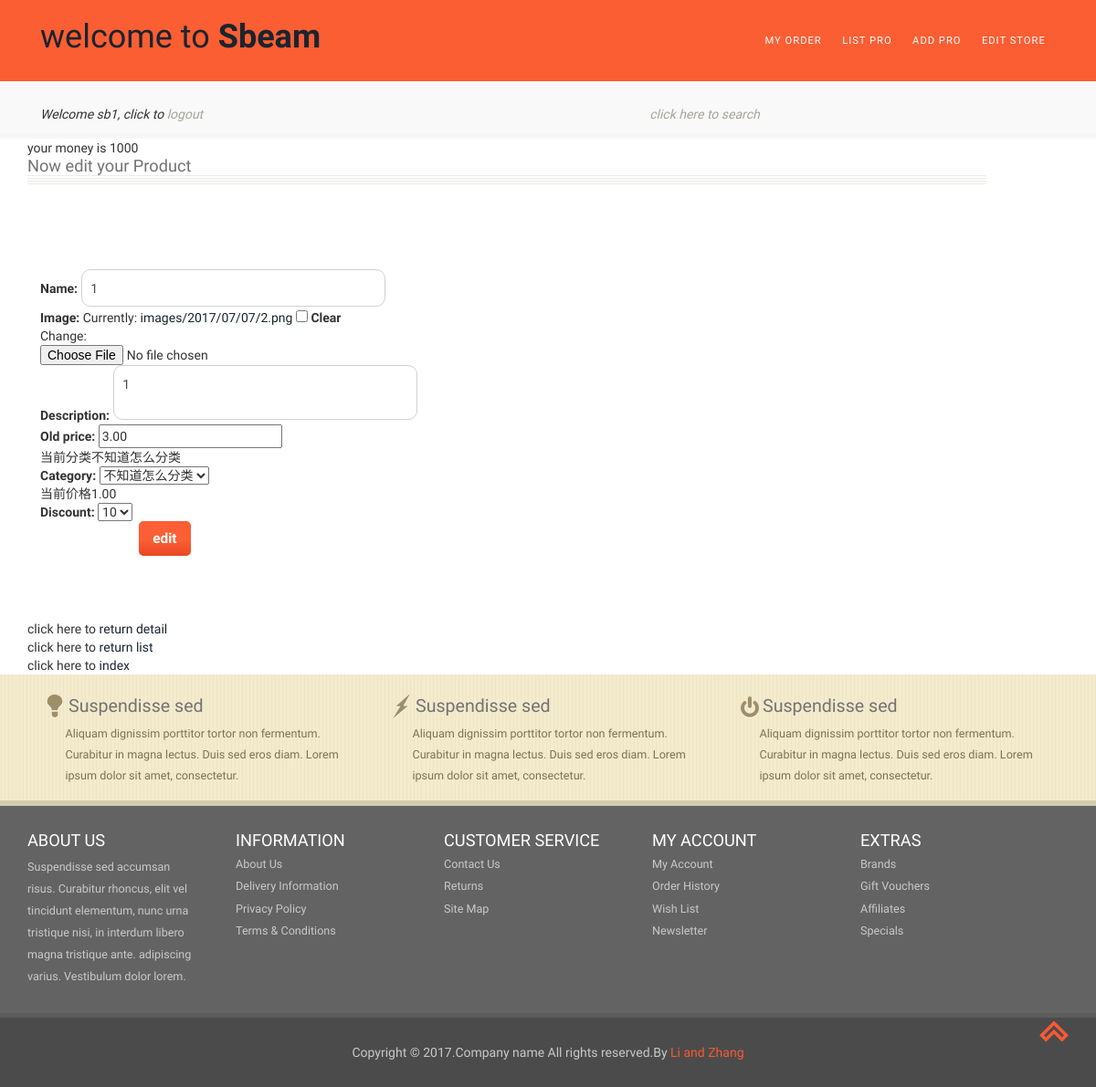
The app's page /store/edit_product/sb1/3/ (signed in), older data.
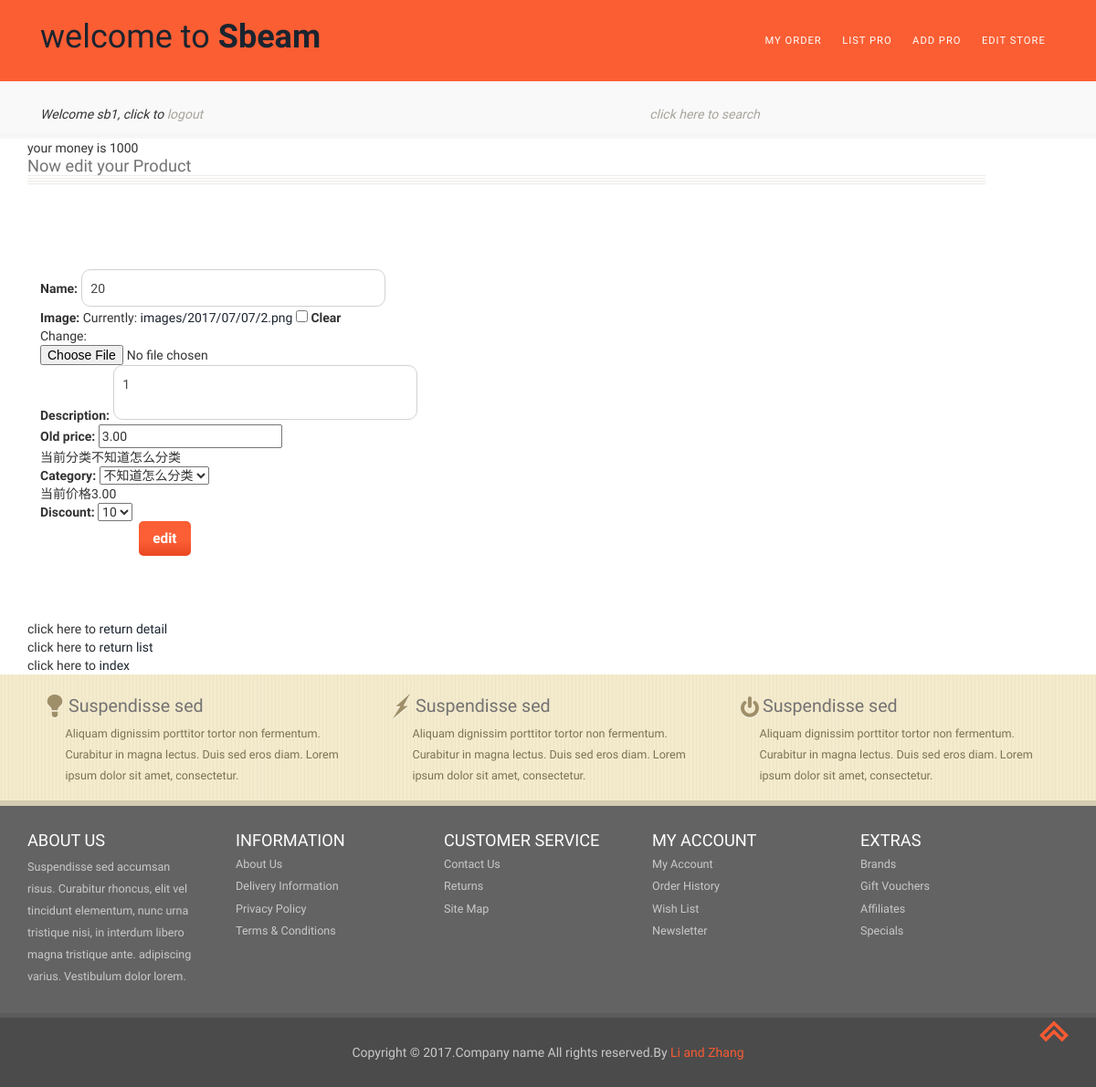
The same page, newer data.
### store/models.py (models this page shows, shortened)
class Product(models.Model):
    store = models.ForeignKey(Store, related_name='products')
    name = models.CharField(max_length=200, db_index=True)
    slug = models.SlugField(max_length=200, db_index=True)
    image = models.ImageField(upload_to='images/%Y/%m/%d', blank=True)
    description = models.TextField(blank=True)
    category = models.CharField(max_length=200, default='不知道怎么分类')
    price = models.DecimalField(max_digits=100, decimal_places=2)
    old_price = models.DecimalField(max_digits=100, decimal_places=2)
    available = models.BooleanField(default=True)
    volume = models.PositiveIntegerField(default=0)
    sort_order =  models.PositiveIntegerField(default=0)#不排
    discounted = models.BooleanField(default=False)
    created = models.DateTimeField(auto_now_add=True)
    updated = models.DateTimeField(auto_now=True)
    user_want = models.ManyToManyField(settings.AUTH_USER_MODEL, related_name='product_want')
    user_visit = models.ManyToManyField(settings.AUTH_USER_MODEL, related_name='product_visit')
    class Meta:
        ordering=['-created']
    def get_edit_product_url(self):
        return reverse('edit_product', args=[self.store.slug, self.id])
    def get_detail_product_url(self):
        return reverse('detail_product', args=[self.store.slug, self.id])

### store/product_views.py (the view)
# urls.py: url(r'^edit_product/(?P<store_slug>[-\w]+)/(?P<product_id>\d+)/$', product_views.edit_product, name='edit_product'),
@login_required
def edit_product(request, store_slug, product_id):
    user = request.user
    if user.is_authenticated and not user.profile.usertype:
        return redirect('index')
    store = get_object_or_404(Store, slug=store_slug)
    if store.user.id != request.user.id:
        return redirect('index')
    product = get_object_or_404(Product, id=product_id)
    if product.store.id != store.id:
        return redirect('index')
    if request.method == 'POST':
        new_product_form = editForm(files=request.FILES, data=request.POST, instance=product)
        new_discount_form = discountProductForm(data=request.POST)
        new_category_form = categoryForm(data=request.POST)
        if new_product_form.is_valid() and new_discount_form.is_valid() and new_category_form.is_valid():
            cd = new_product_form.cleaned_data
            if Product.objects.filter(name=cd['name'], store=store).exclude(id=product_id).exists():
                messages.error(request, 'name has existed')
            elif Decimal(cd['old_price']) <= 0:
                messages.error(request, '价格非正')
            else:
                new_product_form.save()
                cd_discount = new_discount_form.cleaned_data
                cd_category = new_category_form.cleaned_data
                product.category = CATEGORY_KEY[cd_category['category']]
                if cd_discount['discount'] != '10':
                    product.price = float(Decimal(product.old_price))*float(Decimal(cd_discount['discount']))/10
                    product.discounted = True
                else:
                    product.price = product.old_price
                    product.discounted = False
                product.save()
                messages.success(request, 'Product updated successfully')
            return redirect('edit_product', store_slug, product_id)
        else:
            messages.error(request, 'Error updating your store')
        return render(request, 'product/edit_product.html',{'form':new_product_form,'category_form':new_category_form,
                                                                'discount_form':new_discount_form,'product':product})
    else:
        new_product_form = editForm(instance=product)
        new_discount_form = discountProductForm()
        new_category_form = categoryForm()
    return render(request, 'product/edit_product.html',{'form':new_product_form,'category_form':new_category_form,
                                                        'discount_form':new_discount_form,'product':product})

### store/product_forms.py
class editForm(forms.ModelForm):
    class Meta:
        model = Product
        fields = ('name', 'image', 'description', 'old_price')

class categoryForm(forms.Form):
    category=forms.TypedChoiceField(choices=CATEGORY_CHOICES, initial=1)

### store/models.py (called while the page is built)
    def get_add_product_url(self):
        return reverse('add_product', args=[self.slug])

    def get_list_product_url(self):
        self.category_show = 0
        self.save()
        return reverse('list_product', args=[self.slug])

### store/templates/product/edit_product.html (shortened to what this page needs)
{% extends 'store_base.html'%}
{% block content%}
<div>
  <h2 class = "account-in">Now edit your Product</h2>
    <form method="post"action = "{{product.get_edit_product_url}}" enctype="multipart/form-data" class = "account">
        {{ form.as_p }}
        当前分类{{product.category}}
        {{category_form.as_p}}
        当前价格{{product.price}}
        {{discount_form.as_p}}
        <p><input type="submit" value="edit"></p>
    </form>
    <p>click here to  <a href="{{product.get_detail_product_url}}">return detail</a></p>
    <p>click here to  <a href="{{product.store.get_list_product_url }}">return list</a></p>
    <p>click here to  <a href="{% url 'index' %}">index</a></p>
</div>
{% endblock %}

Row changes from the older to the newer data that the page shows:
changed Product "不知道怎么分类": name "1" → "20"; price "1.00" → "3.00"
